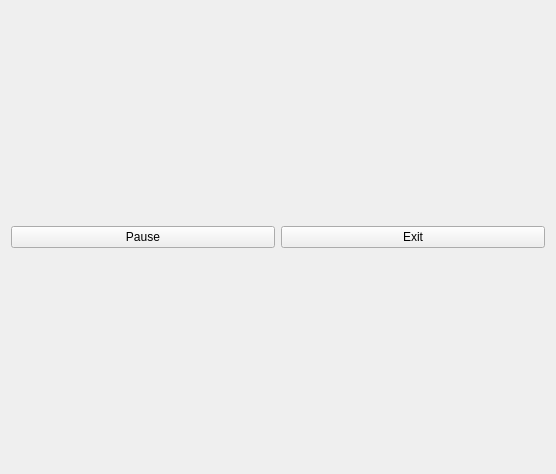
<?xml version="1.0" encoding="UTF-8"?>
<ui version="4.0">
 <class>TmplViewWidget</class>
 <widget class="QWidget" name="TmplViewWidget">
  <property name="geometry">
   <rect>
    <x>0</x>
    <y>0</y>
    <width>556</width>
    <height>474</height>
   </rect>
  </property>
  <property name="windowTitle">
   <string>View</string>
  </property>
  <layout class="QGridLayout" name="gridLayout_2">
   <item row="0" column="0" colspan="2">
    <layout class="QGridLayout" name="gridLayout"/>
   </item>
   <item row="1" column="0">
    <widget class="QPushButton" name="ctrlButton">
     <property name="text">
      <string>Pause</string>
     </property>
    </widget>
   </item>
   <item row="1" column="1">
    <widget class="QPushButton" name="exitButton">
     <property name="text">
      <string>Exit</string>
     </property>
    </widget>
   </item>
  </layout>
 </widget>
 <resources/>
 <connections/>
</ui>
